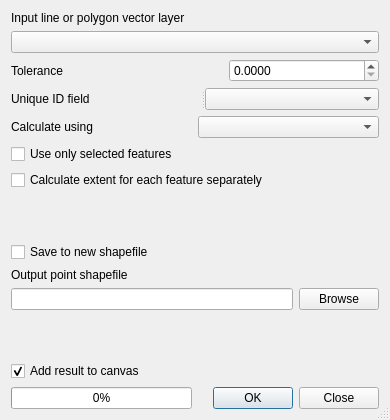
<?xml version="1.0" encoding="UTF-8"?>
<ui version="4.0">
 <class>Dialog</class>
 <widget class="QDialog" name="Dialog">
  <property name="windowModality">
   <enum>Qt::NonModal</enum>
  </property>
  <property name="geometry">
   <rect>
    <x>0</x>
    <y>0</y>
    <width>390</width>
    <height>420</height>
   </rect>
  </property>
  <property name="windowTitle">
   <string>Extract Nodes</string>
  </property>
  <property name="sizeGripEnabled">
   <bool>true</bool>
  </property>
  <layout class="QGridLayout" name="gridLayout">
   <item row="0" column="0">
    <layout class="QVBoxLayout">
     <item>
      <widget class="QLabel" name="label_3">
       <property name="text">
        <string>Input line or polygon vector layer</string>
       </property>
      </widget>
     </item>
     <item>
      <widget class="QComboBox" name="inShape"/>
     </item>
    </layout>
   </item>
   <item row="1" column="0">
    <layout class="QHBoxLayout">
     <item>
      <widget class="QLabel" name="label">
       <property name="text">
        <string>Tolerance</string>
       </property>
      </widget>
     </item>
     <item>
      <spacer>
       <property name="orientation">
        <enum>Qt::Horizontal</enum>
       </property>
       <property name="sizeHint" stdset="0">
        <size>
         <width>40</width>
         <height>20</height>
        </size>
       </property>
      </spacer>
     </item>
     <item>
      <widget class="QDoubleSpinBox" name="lineEdit">
       <property name="minimumSize">
        <size>
         <width>150</width>
         <height>0</height>
        </size>
       </property>
       <property name="decimals">
        <number>4</number>
       </property>
       <property name="maximum">
        <double>100000.000000000000000</double>
       </property>
       <property name="singleStep">
        <double>0.500000000000000</double>
       </property>
      </widget>
     </item>
    </layout>
   </item>
   <item row="2" column="0">
    <widget class="QSplitter" name="splitter">
     <property name="orientation">
      <enum>Qt::Horizontal</enum>
     </property>
     <widget class="QLabel" name="lblField">
      <property name="text">
       <string>Unique ID field</string>
      </property>
     </widget>
     <widget class="QComboBox" name="cmbField"/>
    </widget>
   </item>
   <item row="3" column="0">
    <layout class="QHBoxLayout" name="_2">
     <item>
      <widget class="QLabel" name="lblCalcType">
       <property name="text">
        <string>Calculate using</string>
       </property>
      </widget>
     </item>
     <item>
      <widget class="QComboBox" name="cmbCalcType"/>
     </item>
    </layout>
   </item>
   <item row="4" column="0">
    <widget class="QCheckBox" name="chkUseSelection">
     <property name="text">
      <string>Use only selected features</string>
     </property>
    </widget>
   </item>
   <item row="5" column="0">
    <widget class="QCheckBox" name="chkByFeatures">
     <property name="text">
      <string>Calculate extent for each feature separately</string>
     </property>
    </widget>
   </item>
   <item row="6" column="0">
    <spacer>
     <property name="orientation">
      <enum>Qt::Vertical</enum>
     </property>
     <property name="sizeHint" stdset="0">
      <size>
       <width>20</width>
       <height>21</height>
      </size>
     </property>
    </spacer>
   </item>
   <item row="7" column="0">
    <layout class="QVBoxLayout">
     <item>
      <widget class="QCheckBox" name="chkWriteShapefile">
       <property name="text">
        <string>Save to new shapefile</string>
       </property>
      </widget>
     </item>
     <item>
      <widget class="QLabel" name="lblOutputShapefile">
       <property name="text">
        <string>Output point shapefile</string>
       </property>
      </widget>
     </item>
     <item>
      <layout class="QHBoxLayout">
       <item>
        <widget class="QLineEdit" name="outShape">
         <property name="readOnly">
          <bool>true</bool>
         </property>
        </widget>
       </item>
       <item>
        <widget class="QPushButton" name="toolOut">
         <property name="text">
          <string>Browse</string>
         </property>
        </widget>
       </item>
      </layout>
     </item>
    </layout>
   </item>
   <item row="8" column="0">
    <spacer>
     <property name="orientation">
      <enum>Qt::Vertical</enum>
     </property>
     <property name="sizeHint" stdset="0">
      <size>
       <width>20</width>
       <height>21</height>
      </size>
     </property>
    </spacer>
   </item>
   <item row="9" column="0">
    <widget class="QCheckBox" name="addToCanvasCheck">
     <property name="text">
      <string>Add result to canvas</string>
     </property>
     <property name="checked">
      <bool>true</bool>
     </property>
    </widget>
   </item>
   <item row="10" column="0">
    <layout class="QHBoxLayout" name="horizontalLayout">
     <item>
      <widget class="QProgressBar" name="progressBar">
       <property name="value">
        <number>0</number>
       </property>
       <property name="alignment">
        <set>Qt::AlignCenter</set>
       </property>
       <property name="textVisible">
        <bool>true</bool>
       </property>
      </widget>
     </item>
     <item>
      <widget class="QDialogButtonBox" name="buttonBox_2">
       <property name="orientation">
        <enum>Qt::Horizontal</enum>
       </property>
       <property name="standardButtons">
        <set>QDialogButtonBox::Close|QDialogButtonBox::Ok</set>
       </property>
      </widget>
     </item>
    </layout>
   </item>
  </layout>
 </widget>
 <resources/>
 <connections>
  <connection>
   <sender>buttonBox_2</sender>
   <signal>accepted()</signal>
   <receiver>Dialog</receiver>
   <slot>accept()</slot>
   <hints>
    <hint type="sourcelabel">
     <x>133</x>
     <y>512</y>
    </hint>
    <hint type="destinationlabel">
     <x>215</x>
     <y>290</y>
    </hint>
   </hints>
  </connection>
  <connection>
   <sender>buttonBox_2</sender>
   <signal>rejected()</signal>
   <receiver>Dialog</receiver>
   <slot>close()</slot>
   <hints>
    <hint type="sourcelabel">
     <x>59</x>
     <y>512</y>
    </hint>
    <hint type="destinationlabel">
     <x>132</x>
     <y>239</y>
    </hint>
   </hints>
  </connection>
 </connections>
</ui>
